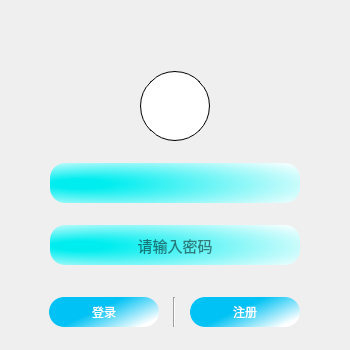
<?xml version="1.0" encoding="UTF-8"?>
<ui version="4.0">
 <class>Login</class>
 <widget class="QDialog" name="Login">
  <property name="geometry">
   <rect>
    <x>0</x>
    <y>0</y>
    <width>350</width>
    <height>350</height>
   </rect>
  </property>
  <property name="windowTitle">
   <string>Dialog</string>
  </property>
  <property name="styleSheet">
   <string notr="true">QDialog
{
}
QWidget#LoginWidget
{
}
QToolButton#closeToolButton
{
    border: none;
    background-color: transparent;
	border-image: url(:/imgs/close-black.svg);
}
QToolButton#closeToolButton:hover
{
	background-color: rgba(255, 0, 0, 0.8);
	border-image: url(:/imgs/close-white.svg);
}
QToolButton#userCloseToolButton
{
    border: none;
    background-color: transparent;
	border-image: url(:/imgs/close-black.svg);
}
QLabel#profileLabel
{	
	background-color: rgb(255, 255, 255);
	border-radius: 35px;
	border:1px solid black;
}
QLineEdit
{
	background-color: qradialgradient(spread:pad, cx:0.415, cy:0.545455, radius:0.846, fx:0.0688832, fy:0.523, stop:0.138593 rgba(0, 237, 239, 255), stop:0.948827 rgba(255, 255, 255, 255));
	border-radius: 15px; 
	border: none;
}
QComboBox
{
	background-color: qradialgradient(spread:pad, cx:0.415, cy:0.545455, radius:0.846, fx:0.0688832, fy:0.523, stop:0.138593 rgba(0, 237, 239, 255), stop:0.948827 rgba(255, 255, 255, 255));
	border-radius: 15px; 
	border: none;
}
QComboBox::drop-down 
{
	background: transparent;
    subcontrol-origin: padding; 
    subcontrol-position: right center; 
    width: 20px; 
    height: 20px; 
    border-radius: 10px;  
}
QComboBox::down-arrow
{
	border-image: url(:/imgs/arrow-down.svg);
    width: 15px; 
    height: 15px; 
}
QComboBox::down-arrow:pressed
{
	border-image: url(:/imgs/arrow-up-bold.svg);
    width: 15px; 
    height: 15px; 
}
QPushButton#loginButton
{
	color: rgb(255, 255, 255);
	border-radius: 15px; 
	border: none;
	background-color: qlineargradient(spread:pad, x1:0.338, y1:0.522182, x2:0.936, y2:0.87, stop:0.0500894 rgba(0, 194, 244, 255), stop:0.951699 rgba(255, 255, 255, 255));
}
QPushButton#registerButton
{
	color: rgb(255, 255, 255);
	border-radius: 15px; 
	border: none;
	background-color: qlineargradient(spread:pad, x1:0.338, y1:0.522182, x2:0.936, y2:0.87, stop:0.0500894 rgba(0, 194, 244, 255), stop:0.951699 rgba(255, 255, 255, 255));
}
QPushButton:hover
{
	color: rgb(0, 0, 0);
}</string>
  </property>
  <widget class="QWidget" name="LoginWidget" native="true">
   <property name="geometry">
    <rect>
     <x>0</x>
     <y>0</y>
     <width>350</width>
     <height>350</height>
    </rect>
   </property>
   <property name="minimumSize">
    <size>
     <width>350</width>
     <height>350</height>
    </size>
   </property>
   <property name="maximumSize">
    <size>
     <width>350</width>
     <height>350</height>
    </size>
   </property>
   <property name="styleSheet">
    <string notr="true"/>
   </property>
   <layout class="QVBoxLayout" name="verticalLayout">
    <property name="spacing">
     <number>10</number>
    </property>
    <property name="leftMargin">
     <number>15</number>
    </property>
    <property name="topMargin">
     <number>10</number>
    </property>
    <property name="rightMargin">
     <number>15</number>
    </property>
    <property name="bottomMargin">
     <number>10</number>
    </property>
    <item>
     <layout class="QHBoxLayout" name="horizontalLayout_6">
      <item>
       <spacer name="horizontalSpacer_7">
        <property name="orientation">
         <enum>Qt::Orientation::Horizontal</enum>
        </property>
        <property name="sizeHint" stdset="0">
         <size>
          <width>40</width>
          <height>20</height>
         </size>
        </property>
       </spacer>
      </item>
      <item>
       <widget class="QToolButton" name="closeToolButton">
        <property name="text">
         <string/>
        </property>
        <property name="iconSize">
         <size>
          <width>24</width>
          <height>24</height>
         </size>
        </property>
       </widget>
      </item>
     </layout>
    </item>
    <item>
     <layout class="QHBoxLayout" name="horizontalLayout_2">
      <item>
       <spacer name="horizontalSpacer">
        <property name="orientation">
         <enum>Qt::Orientation::Horizontal</enum>
        </property>
        <property name="sizeHint" stdset="0">
         <size>
          <width>40</width>
          <height>20</height>
         </size>
        </property>
       </spacer>
      </item>
      <item>
       <widget class="QLabel" name="profileLabel">
        <property name="minimumSize">
         <size>
          <width>70</width>
          <height>70</height>
         </size>
        </property>
        <property name="maximumSize">
         <size>
          <width>70</width>
          <height>70</height>
         </size>
        </property>
        <property name="styleSheet">
         <string notr="true"/>
        </property>
        <property name="text">
         <string/>
        </property>
        <property name="pixmap">
         <pixmap resource="Icons.qrc">:/imgs/profile.svg</pixmap>
        </property>
        <property name="scaledContents">
         <bool>true</bool>
        </property>
        <property name="margin">
         <number>10</number>
        </property>
       </widget>
      </item>
      <item>
       <spacer name="horizontalSpacer_2">
        <property name="orientation">
         <enum>Qt::Orientation::Horizontal</enum>
        </property>
        <property name="sizeHint" stdset="0">
         <size>
          <width>40</width>
          <height>20</height>
         </size>
        </property>
       </spacer>
      </item>
     </layout>
    </item>
    <item>
     <layout class="QHBoxLayout" name="horizontalLayout_4">
      <property name="spacing">
       <number>0</number>
      </property>
      <item>
       <widget class="QComboBox" name="userComboBox">
        <property name="minimumSize">
         <size>
          <width>250</width>
          <height>40</height>
         </size>
        </property>
        <property name="maximumSize">
         <size>
          <width>250</width>
          <height>40</height>
         </size>
        </property>
        <property name="font">
         <font>
          <pointsize>11</pointsize>
         </font>
        </property>
        <property name="cursor">
         <cursorShape>ArrowCursor</cursorShape>
        </property>
        <property name="editable">
         <bool>true</bool>
        </property>
        <property name="currentText">
         <string/>
        </property>
        <property name="placeholderText">
         <string/>
        </property>
       </widget>
      </item>
     </layout>
    </item>
    <item>
     <layout class="QHBoxLayout" name="horizontalLayout_3">
      <item>
       <widget class="QLineEdit" name="pwdEdit">
        <property name="minimumSize">
         <size>
          <width>250</width>
          <height>40</height>
         </size>
        </property>
        <property name="maximumSize">
         <size>
          <width>250</width>
          <height>40</height>
         </size>
        </property>
        <property name="font">
         <font>
          <pointsize>11</pointsize>
         </font>
        </property>
        <property name="text">
         <string/>
        </property>
        <property name="echoMode">
         <enum>QLineEdit::EchoMode::Password</enum>
        </property>
        <property name="alignment">
         <set>Qt::AlignmentFlag::AlignCenter</set>
        </property>
        <property name="placeholderText">
         <string>请输入密码</string>
        </property>
       </widget>
      </item>
     </layout>
    </item>
    <item>
     <spacer name="verticalSpacer">
      <property name="orientation">
       <enum>Qt::Orientation::Vertical</enum>
      </property>
      <property name="sizeType">
       <enum>QSizePolicy::Policy::Fixed</enum>
      </property>
      <property name="sizeHint" stdset="0">
       <size>
        <width>20</width>
        <height>10</height>
       </size>
      </property>
     </spacer>
    </item>
    <item>
     <layout class="QHBoxLayout" name="horizontalLayout">
      <item>
       <spacer name="horizontalSpacer_3">
        <property name="orientation">
         <enum>Qt::Orientation::Horizontal</enum>
        </property>
        <property name="sizeType">
         <enum>QSizePolicy::Policy::Fixed</enum>
        </property>
        <property name="sizeHint" stdset="0">
         <size>
          <width>30</width>
          <height>20</height>
         </size>
        </property>
       </spacer>
      </item>
      <item>
       <widget class="QPushButton" name="loginButton">
        <property name="maximumSize">
         <size>
          <width>110</width>
          <height>30</height>
         </size>
        </property>
        <property name="text">
         <string>登录</string>
        </property>
       </widget>
      </item>
      <item>
       <widget class="Line" name="line">
        <property name="orientation">
         <enum>Qt::Orientation::Vertical</enum>
        </property>
       </widget>
      </item>
      <item>
       <widget class="QPushButton" name="registerButton">
        <property name="maximumSize">
         <size>
          <width>110</width>
          <height>30</height>
         </size>
        </property>
        <property name="text">
         <string>注册</string>
        </property>
       </widget>
      </item>
      <item>
       <spacer name="horizontalSpacer_4">
        <property name="orientation">
         <enum>Qt::Orientation::Horizontal</enum>
        </property>
        <property name="sizeType">
         <enum>QSizePolicy::Policy::Fixed</enum>
        </property>
        <property name="sizeHint" stdset="0">
         <size>
          <width>30</width>
          <height>20</height>
         </size>
        </property>
       </spacer>
      </item>
     </layout>
    </item>
   </layout>
  </widget>
  <widget class="QToolButton" name="userCloseToolButton">
   <property name="geometry">
    <rect>
     <x>265</x>
     <y>175</y>
     <width>15</width>
     <height>15</height>
    </rect>
   </property>
   <property name="minimumSize">
    <size>
     <width>15</width>
     <height>15</height>
    </size>
   </property>
   <property name="maximumSize">
    <size>
     <width>15</width>
     <height>15</height>
    </size>
   </property>
   <property name="text">
    <string/>
   </property>
   <property name="iconSize">
    <size>
     <width>15</width>
     <height>15</height>
    </size>
   </property>
  </widget>
 </widget>
 <resources>
  <include location="Icons.qrc"/>
 </resources>
 <connections/>
</ui>
